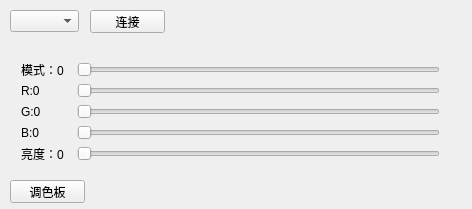
<?xml version="1.0" encoding="UTF-8"?>
<ui version="4.0">
 <class>Widget</class>
 <widget class="QWidget" name="Widget">
  <property name="geometry">
   <rect>
    <x>0</x>
    <y>0</y>
    <width>472</width>
    <height>209</height>
   </rect>
  </property>
  <property name="windowTitle">
   <string/>
  </property>
  <widget class="QPushButton" name="pushButton">
   <property name="geometry">
    <rect>
     <x>10</x>
     <y>180</y>
     <width>75</width>
     <height>23</height>
    </rect>
   </property>
   <property name="text">
    <string>调色板</string>
   </property>
  </widget>
  <widget class="QComboBox" name="SerialcomboBoxl">
   <property name="geometry">
    <rect>
     <x>10</x>
     <y>10</y>
     <width>69</width>
     <height>22</height>
    </rect>
   </property>
  </widget>
  <widget class="QPushButton" name="SwitchButton">
   <property name="geometry">
    <rect>
     <x>90</x>
     <y>10</y>
     <width>75</width>
     <height>23</height>
    </rect>
   </property>
   <property name="text">
    <string>连接</string>
   </property>
  </widget>
  <widget class="QWidget" name="">
   <property name="geometry">
    <rect>
     <x>10</x>
     <y>51</y>
     <width>441</width>
     <height>121</height>
    </rect>
   </property>
   <layout class="QGridLayout" name="gridLayout">
    <item row="0" column="0">
     <widget class="QLabel" name="label_Mode">
      <property name="minimumSize">
       <size>
        <width>50</width>
        <height>0</height>
       </size>
      </property>
      <property name="text">
       <string>模式：0</string>
      </property>
     </widget>
    </item>
    <item row="0" column="1">
     <widget class="QSlider" name="horizontalSlider_Mode">
      <property name="minimum">
       <number>0</number>
      </property>
      <property name="maximum">
       <number>7</number>
      </property>
      <property name="pageStep">
       <number>1</number>
      </property>
      <property name="orientation">
       <enum>Qt::Horizontal</enum>
      </property>
     </widget>
    </item>
    <item row="1" column="0">
     <widget class="QLabel" name="label_R">
      <property name="minimumSize">
       <size>
        <width>50</width>
        <height>0</height>
       </size>
      </property>
      <property name="text">
       <string>R:0</string>
      </property>
     </widget>
    </item>
    <item row="1" column="1">
     <widget class="QSlider" name="horizontalSlider_R">
      <property name="minimum">
       <number>0</number>
      </property>
      <property name="maximum">
       <number>255</number>
      </property>
      <property name="pageStep">
       <number>1</number>
      </property>
      <property name="orientation">
       <enum>Qt::Horizontal</enum>
      </property>
     </widget>
    </item>
    <item row="2" column="0">
     <widget class="QLabel" name="label_G">
      <property name="text">
       <string>G:0</string>
      </property>
     </widget>
    </item>
    <item row="2" column="1">
     <widget class="QSlider" name="horizontalSlider_G">
      <property name="maximum">
       <number>255</number>
      </property>
      <property name="pageStep">
       <number>1</number>
      </property>
      <property name="orientation">
       <enum>Qt::Horizontal</enum>
      </property>
     </widget>
    </item>
    <item row="3" column="0">
     <widget class="QLabel" name="label_B">
      <property name="text">
       <string>B:0</string>
      </property>
     </widget>
    </item>
    <item row="3" column="1">
     <widget class="QSlider" name="horizontalSlider_B">
      <property name="maximum">
       <number>255</number>
      </property>
      <property name="pageStep">
       <number>1</number>
      </property>
      <property name="sliderPosition">
       <number>0</number>
      </property>
      <property name="tracking">
       <bool>true</bool>
      </property>
      <property name="orientation">
       <enum>Qt::Horizontal</enum>
      </property>
     </widget>
    </item>
    <item row="4" column="0">
     <widget class="QLabel" name="label_V">
      <property name="text">
       <string>亮度：0</string>
      </property>
     </widget>
    </item>
    <item row="4" column="1">
     <widget class="QSlider" name="horizontalSlider_V">
      <property name="maximum">
       <number>100</number>
      </property>
      <property name="pageStep">
       <number>1</number>
      </property>
      <property name="sliderPosition">
       <number>0</number>
      </property>
      <property name="tracking">
       <bool>true</bool>
      </property>
      <property name="orientation">
       <enum>Qt::Horizontal</enum>
      </property>
     </widget>
    </item>
   </layout>
  </widget>
 </widget>
 <layoutdefault spacing="6" margin="11"/>
 <resources/>
 <connections/>
</ui>
